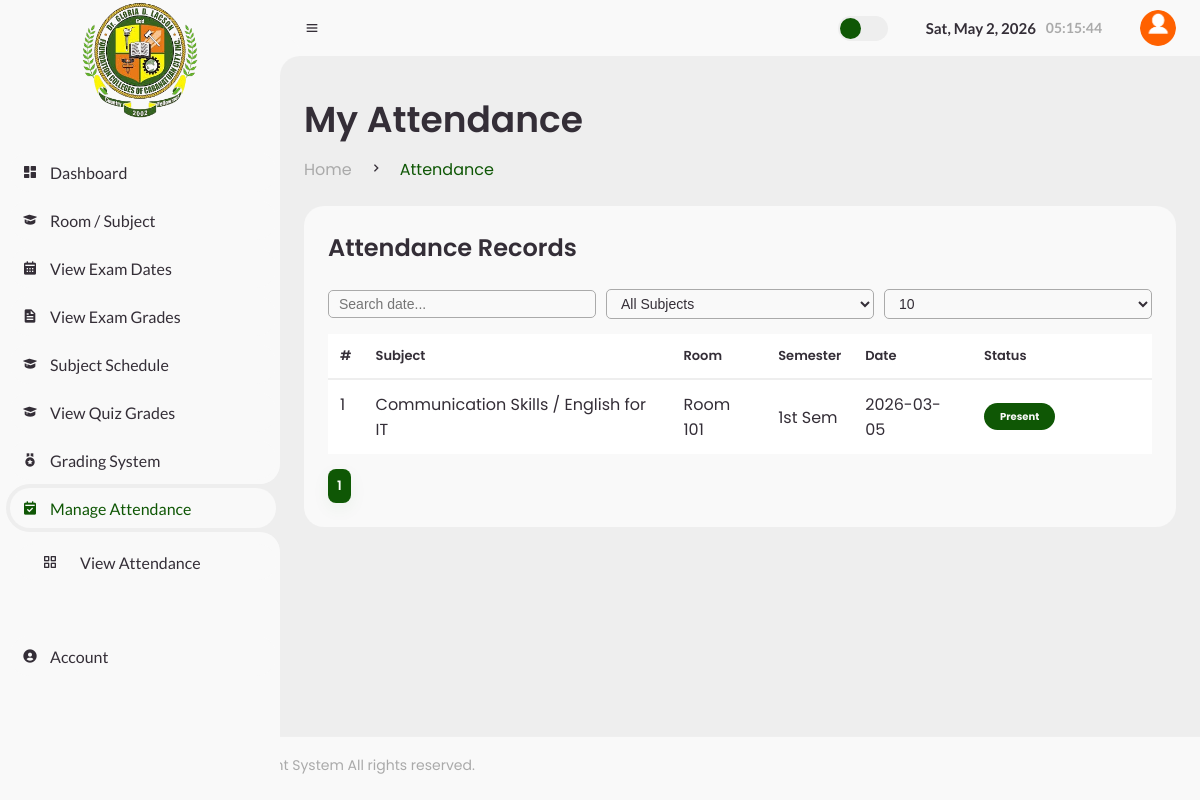
/Students/view_attendance.php (signed in), run on the app's committed database.
### tables this page shows
CREATE TABLE `attendance` (
  `attendance_id` int(11) NOT NULL,
  `student_id` int(11) NOT NULL,
  `subject_id` int(11) NOT NULL,
  `attendance_date` date NOT NULL,
  `status` enum('Present','Absent','Late') NOT NULL
);

CREATE TABLE `subjects` (
  `subject_id` int(11) NOT NULL,
  `subject_name` varchar(100) NOT NULL,
  `course_id` int(11) NOT NULL,
  `teacher_id` int(11) NOT NULL,
  `room_id` int(11) DEFAULT NULL,
  `schedule_time` varchar(100) DEFAULT NULL,
  `schedule_days` varchar(100) DEFAULT NULL,
  `semester` enum('1st Sem','2nd Sem','3rd Sem','Summer') DEFAULT NULL,
  `year` enum('1st Year','2nd Year','3rd Year','4th Year') DEFAULT NULL
);

CREATE TABLE `rooms` (
  `room_id` int(11) NOT NULL,
  `room_name` varchar(50) NOT NULL
);

### Students/view_attendance.php (the view, shortened to what this page needs)
<?php
include 'header.php';
$user_id = $_SESSION['user_id'] ?? 0;
$student_id = 0;
$res = mysqli_query($conn,"
SELECT student_id
FROM students
WHERE user_id='$user_id'
LIMIT 1
");
if($res && mysqli_num_rows($res)>0){
$student_id = mysqli_fetch_assoc($res)['student_id'];
}
$subject_id = $_GET['subject_id'] ?? '';
$search = $_GET['search'] ?? '';
$limit = intval($_GET['limit'] ?? 10);
$page = intval($_GET['page'] ?? 1);
$offset = ($page-1)*$limit;
$where="WHERE a.student_id='$student_id'";
$countQuery=mysqli_query($conn,"
SELECT COUNT(*) as total
FROM attendance a
$where
");
$totalRows=mysqli_fetch_assoc($countQuery)['total'];
$totalPages=max(1,ceil($totalRows/$limit));
$attendance=[];
$query=mysqli_query($conn,"
SELECT
a.attendance_date,
a.status,
s.subject_name,
s.semester,
r.room_name
FROM attendance a
LEFT JOIN subjects s ON a.subject_id=s.subject_id
LEFT JOIN rooms r ON s.room_id=r.room_id
$where
ORDER BY a.attendance_date DESC
LIMIT $offset,$limit
");
while($row=mysqli_fetch_assoc($query)){
$attendance[]=$row;
}
?>
<main>
<div class="head-title">
<div class="left">
<h1>My Attendance</h1>
<ul class="breadcrumb">
<li><a href="#">Home</a></li>
<li><i class='bx bx-chevron-right'></i></li>
<li><a class="active">Attendance</a></li>
</ul>
</div>
</div>
<div class="table-data">
<div class="order">
<div class="head">
<h3>Attendance Records</h3>
</div>
<div class="row-controls">
<input type="search"
id="searchInput"
class="search-input"
placeholder="Search date..."
value="<?php echo htmlspecialchars($search); ?>">
<select id="subjectFilter" class="search-input">
<option value="">All Subjects</option>
</select>
<select id="limitSelect" class="search-input">
<?php foreach([5,10,20,50] as $opt){ ?>
<option value="<?php echo $opt; ?>"
<?php if($opt==$limit) echo "selected"; ?>>
<?php echo $opt; ?>
</option>
<?php } ?>
</select>
</div>
<table>
<thead>
<tr>
<th>#</th>
<th>Subject</th>
<th>Room</th>
<th>Semester</th>
<th>Date</th>
<th>Status</th>
</tr>
</thead>
<tbody>
<?php
$sn=$offset+1;
if(!empty($attendance)){
foreach($attendance as $row){
$status=$row['status'];
?>
<tr>
<td><?php echo $sn++; ?></td>
<td><?php echo $row['subject_name']; ?></td>
<td><?php echo $row['room_name']; ?></td>
<td><?php echo $row['semester']; ?></td>
<td><?php echo $row['attendance_date']; ?></td>
<td>
<?php
if($status=="Present"){
echo "<span class='status completed'>Present</span>";
}
elseif($status=="Absent"){
echo "<span class='status pending'>Absent</span>";
}
elseif($status=="Late"){
echo "<span class='status process'>Late</span>";
}
else{
echo "<span class='status process'>Unknown</span>";
}
?>
</td>
</tr>
<?php
}
}else{
?>
<tr>
<td colspan="6" style="text-align:center;">No attendance records found.</td>
</tr>
<?php } ?>
</tbody>
</table>
<div class="mt-15">
<?php for($i=1;$i<=$totalPages;$i++){ ?>
<a href="?subject_id=<?php echo $subject_id; ?>
&search=<?php echo urlencode($search); ?>
&limit=<?php echo $limit; ?>
&page=<?php echo $i; ?>"
class="btn small <?php if($i==$page) echo 'primary'; ?>">
<?php echo $i; ?>
</a>
<?php } ?>
</div>
</div>
</div>
</main>
<?php include 'stms_footer.php'; ?>

### data on the page
attendance: subject.subject_name "Communication Skills / English for IT", rooms.room_name "Room 101", subject.semester "1st Sem", attendance_date "2026-03-05", status "Present"

### other printed values
form field value "10"
